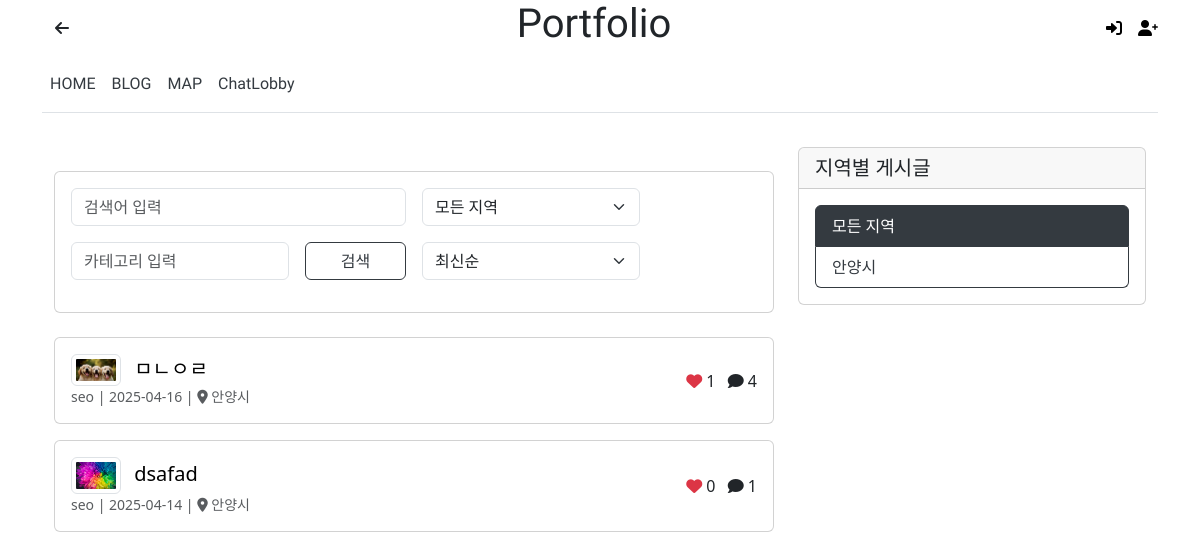
Screenshot of /blog/ with the database file from the repository.
### main/models.py (models this page shows, shortened)
class Post(models.Model):
    title = models.CharField(max_length=200)
    content = models.TextField()
    category = models.CharField(max_length=100)  # 카테고리를 문자열로 저장
    author = models.ForeignKey(User, on_delete=models.CASCADE)
    created_at = models.DateTimeField(auto_now_add=True)
    updated_at = models.DateTimeField(auto_now=True)
    date_posted = models.DateTimeField(default=timezone.now)
    image = models.ImageField(upload_to='post_images', null=True, blank=True)
    region = models.CharField(max_length=100, null=True, blank=True)
    likes = models.ManyToManyField(User, related_name='post_likes', blank=True)

### main/views.py (the view)
# urls.py: path('blog/', views.blog, name='blog'),
def blog(request):
    search_query = request.GET.get('search', '')
    region_query = request.GET.get('region', '')
    category_query = request.GET.get('category', '')
    sort_query = request.GET.get('sort', 'latest')  # 기본 정렬 기준은 최신순
    posts = Post.objects.all()
    if search_query:
        posts = posts.filter(title__icontains=search_query)
    if region_query:
        posts = posts.filter(region=region_query)
    if category_query:
        posts = posts.filter(category__icontains=category_query)
    if sort_query == 'likes':
        posts = posts.order_by('-likes')
    elif sort_query == 'comments':
        posts = posts.annotate(comment_count=Count('comments')).order_by('-comment_count')
    else:
        posts = posts.order_by('-created_at')
    regions = Post.objects.values_list('region', flat=True).distinct()
    categories = Post.objects.values_list('category', flat=True).distinct()
    return render(request, 'main/blog.html', {
        'posts': posts,
        'search_query': search_query,
        'region_query': region_query,
        'category_query': category_query,
        'sort_query': sort_query,
        'regions': regions,
        'categories': categories,
    })

### main/templates/main/blog.html (shortened to what this page needs)
{% extends 'main/base.html' %}
{% block content %}
<div class="container mt-4">
    <div class="row">
        <div class="col-md-8">
            <div class="card mb-4">
                <div class="card-body">
                    <form method="get" class="row g-3">
                        <div class="col-md-6">
                            <input type="text" name="search" class="form-control" placeholder="검색어 입력" value="{{ search_query }}">
                        </div>
                        <div class="col-md-4">
                            <select name="region" class="form-select">
                                <option value="">모든 지역</option>
                            </select>
                        </div>
                        <div class="col-md-4">
                            <input type="text" name="category" class="form-control" placeholder="카테고리 입력" value="{{ category_query }}">
                        </div>
                        <div class="col-md-2">
                            <button type="submit" class="btn btn-outline-primary w-100">검색</button>
                        </div>
                        <div class="col-md-4">
                            <select name="sort" class="form-select" onchange="this.form.submit()">
                                <option value="latest" {% if sort_query == 'latest' %}selected{% endif %}>최신순</option>
                            </select>
                        </div>
                    </form>
                </div>
            </div>
            {% for post in posts %}
            <div class="card mb-3">
                <div class="card-body d-flex justify-content-between align-items-center">
                    <div>
                        <h5 class="card-title mb-0">
                            <a href="{% url 'post_detail' post.pk %}" class="text-decoration-none">
                                {% if post.image %}
                                <img src="{{ post.image.url }}" alt="{{ post.title }}" class="img-thumbnail me-2" style="width: 50px; height: auto;">
                                {% endif %}
                                {{ post.title }}
                            </a>
                        </h5>
                        <small class="text-muted">
                            {{ post.author.username }} | {{ post.date_posted|date:"Y-m-d" }}
                            {% if post.region %}
                            | <i class="fas fa-map-marker-alt"></i> {{ post.region }}
                            {% endif %}
                        </small>
                    </div>
                    <div>
                        <i class="fas fa-heart text-danger"></i> {{ post.likes.count }}
                        <i class="fas fa-comment ms-2"></i> {{ post.comments.count }}
                    </div>
                </div>
            </div>
            {% empty %}
            <div class="alert alert-info">
                게시글이 없습니다.
            </div>
            {% endfor %}
        </div>
        <div class="col-md-4">
            <div class="card mb-4">
                <div class="card-header">
                    <h5 class="mb-0">지역별 게시글</h5>
                </div>
                <div class="card-body">
                    <div class="list-group">
                        <a href="{% url 'blog' %}" class="list-group-item list-group-item-action {% if not region_query %}active{% endif %}">
                            모든 지역
                        </a>
                        {% for region in regions %}
                        <a href="{% url 'blog' %}?region={{ region }}" class="list-group-item list-group-item-action {% if region == region_query %}active{% endif %}">
                            {{ region }}
                        </a>
                        {% endfor %}
                    </div>
                </div>
            </div>
        </div>
    </div>
</div>
{% endblock %}

### main/templates/main/base.html (style rules this page uses)
a { text-decoration: none; color: black; }
.btn-outline-primary { color: #343a40; border-color: #343a40; background-color: transparent; }
.list-group-item-action { color: #343a40; border-color: #343a40; }

### main/templates/main/blog.html (style rules this page uses)
.list-group-item.active { background-color: #343a40; border-color: #343a40; color: white; }

### rows the page displays
Post: image (picture), title "ㅁㄴㅇㄹ", author.username "seo", date_posted "2025-04-16", region "안양시", likes.count "1", comments.count "4"
Post: image (picture), title "dsafad", author.username "seo", date_posted "2025-04-14", region "안양시", likes.count "0", comments.count "1"

### other values shown
{{ region }} "안양시"
